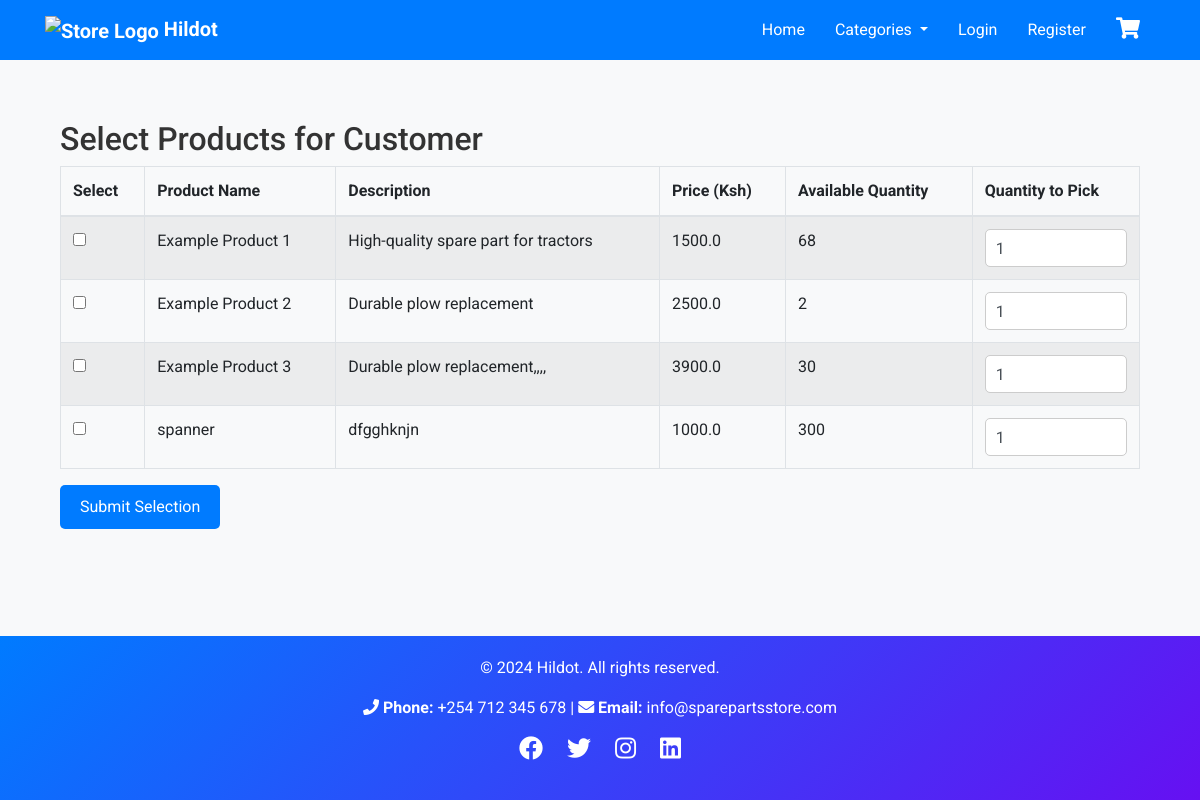
The app's page /admin/select-items with its own data.
### app/models.py (models this page shows, shortened)
class Product(db.Model):
    __tablename__ = 'products'
    id = db.Column(db.Integer, primary_key=True)
    name = db.Column(db.String(100), nullable=False)
    description = db.Column(db.Text, nullable=True)
    price = db.Column(db.Float, nullable=False)
    quantity = db.Column(db.Integer, default=0)
    is_available = db.Column(db.Boolean, default=True)
    image = db.Column(db.String(255), nullable=True)  # Path to uploaded image
    category_id = db.Column(db.Integer, db.ForeignKey('categories.id'), nullable=False)
    created_at = db.Column(db.DateTime, default=datetime.utcnow)
    category = db.relationship('Category', backref=db.backref('products', lazy=True))

### app/routes.py (the view, shortened to what this page needs)
@main.route('/admin/select-items', methods=['GET', 'POST'])
def select_items():
    products = Product.query.filter(Product.quantity > 0).all()
    form = CSRFForm()
    return render_template('select_items.html', products=products, form=form)

### app/forms.py
class CSRFForm(FlaskForm):
    pass

### app/templates/select_items.html (shortened to what this page needs)
{% extends 'base.html' %}
{% block content %}
<div class="container mt-4">
    <h2>Select Products for Customer</h2>
    <form method="POST" action="{{ url_for('main.select_items') }}">
        <div class="table-responsive">
            <table class="table table-bordered table-striped">
                <thead>
                    <tr>
                        <th>Select</th>
                        <th>Product Name</th>
                        <th>Description</th>
                        <th>Price (Ksh)</th>
                        <th>Available Quantity</th>
                        <th>Quantity to Pick</th>
                    </tr>
                </thead>
                <tbody>
                    {% for product in products %}
                    <tr>
                        <td>
                            <input type="checkbox" name="product_ids[]" value="{{ product.id }}">
                        </td>
                        <td>{{ product.name }}</td>
                        <td>{{ product.description }}</td>
                        <td>{{ product.price }}</td>
                        <td>{{ product.quantity }}</td>
                        <td>
                            <input type="number" name="quantities[]" class="form-control" min="1" max="{{ product.quantity }}" value="1">
                        </td>
                    </tr>
                    {% endfor %}
                </tbody>
            </table>
        </div>
        <button type="submit" class="btn btn-primary">Submit Selection</button>
    </form>
</div>
{% endblock %}

### app/static/css/main.css (style rules this page uses)
body { font-family: 'Arial', sans-serif; background-color: #f8f9fa; color: #333; margin: 0; padding: 0; }
.btn-primary { background-color: #007bff; color: white; border-radius: 5px; border: none; padding: 10px 20px; font-size: 1rem; }
.form-control { border-radius: 5px; border: 1px solid #ccc; padding: 8px 10px; font-size: 1rem; }

### app/templates/base.html (style rules this page uses)
html, body { height: 100%; margin: 0; display: flex; flex-direction: column; font-family: 'Roboto', sans-serif; background: #f8f9fa; }
.container { flex: 1; }

### records on screen
Product: name "Example Product 1", description "High-quality spare part for tractors", price "1500.0", quantity "68"
Product: name "Example Product 2", description "Durable plow replacement", price "2500.0", quantity "2"
Product: name "Example Product 3", description "Durable plow replacement,,,,", price "3900.0", quantity "30"
Product: name "spanner", description "dfgghknjn", price "1000.0", quantity "300"
